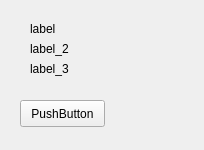
<?xml version="1.0" encoding="UTF-8"?>
<ui version="4.0">
 <class>MainWindow</class>
 <widget class="QMainWindow" name="MainWindow">
  <property name="geometry">
   <rect>
    <x>0</x>
    <y>0</y>
    <width>204</width>
    <height>150</height>
   </rect>
  </property>
  <property name="windowTitle">
   <string>MainWindow</string>
  </property>
  <widget class="QWidget" name="centralWidget">
   <widget class="QLabel" name="label">
    <property name="geometry">
     <rect>
      <x>30</x>
      <y>20</y>
      <width>55</width>
      <height>17</height>
     </rect>
    </property>
    <property name="text">
     <string>label</string>
    </property>
   </widget>
   <widget class="QLabel" name="label_3">
    <property name="geometry">
     <rect>
      <x>30</x>
      <y>60</y>
      <width>55</width>
      <height>17</height>
     </rect>
    </property>
    <property name="text">
     <string>label_3</string>
    </property>
   </widget>
   <widget class="QLabel" name="label_2">
    <property name="geometry">
     <rect>
      <x>30</x>
      <y>40</y>
      <width>55</width>
      <height>17</height>
     </rect>
    </property>
    <property name="text">
     <string>label_2</string>
    </property>
   </widget>
   <widget class="QPushButton" name="pushButton">
    <property name="geometry">
     <rect>
      <x>20</x>
      <y>100</y>
      <width>85</width>
      <height>27</height>
     </rect>
    </property>
    <property name="text">
     <string>PushButton</string>
    </property>
   </widget>
  </widget>
 </widget>
 <layoutdefault spacing="6" margin="11"/>
 <resources/>
 <connections/>
</ui>
